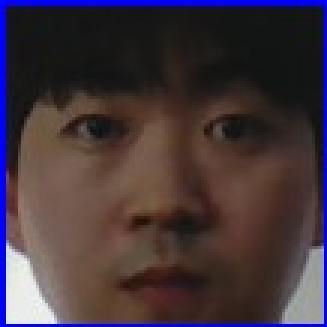
#> input picture style_gen_age_filter/face/now.jpg, 109 x 109 px (shown 3 times larger)
$ python 1.py
#> lines starting #> are read from the running program, lines starting #| are printed output that depends on the picture
# 히스토그램 비교 (histo_compare.py)

import cv2, numpy as np
import matplotlib.pylab as plt

img1 = cv2.imread('now.jpg')
#> img1 is the input picture: shape (109, 109, 3); mean B, G, R 60.7, 53.2, 66.9
img2 = cv2.imread('1.jpg')
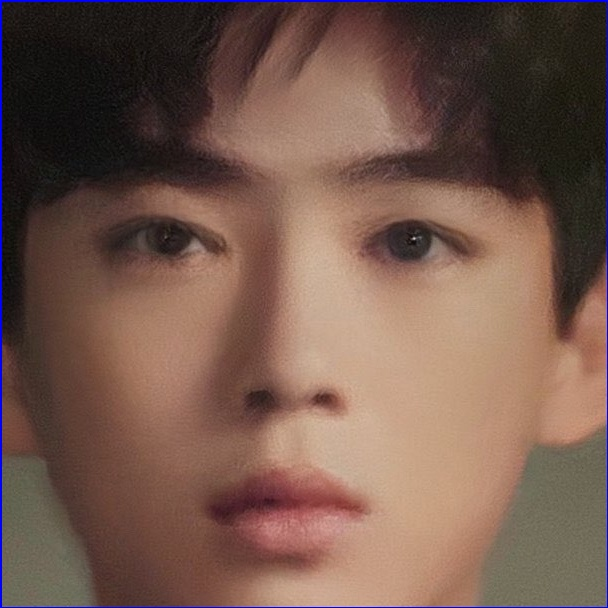
#> input picture style_gen_age_filter/face/1.jpg, 608 x 608 px
#> img2 is the input picture: shape (608, 608, 3); mean B, G, R 77.5, 88.6, 116.4
img3 = cv2.imread('2.jpg')
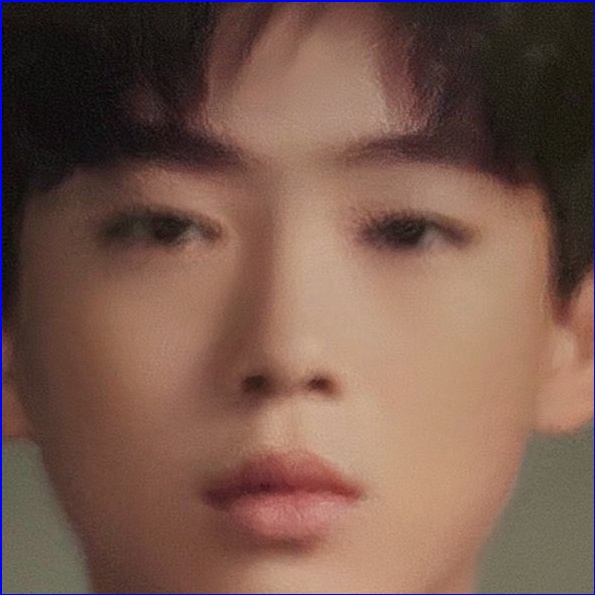
#> input picture style_gen_age_filter/face/2.jpg, 595 x 595 px
#> img3 is the input picture: shape (595, 595, 3); mean B, G, R 77.3, 89.2, 120.1
img4 = cv2.imread('3.jpg')
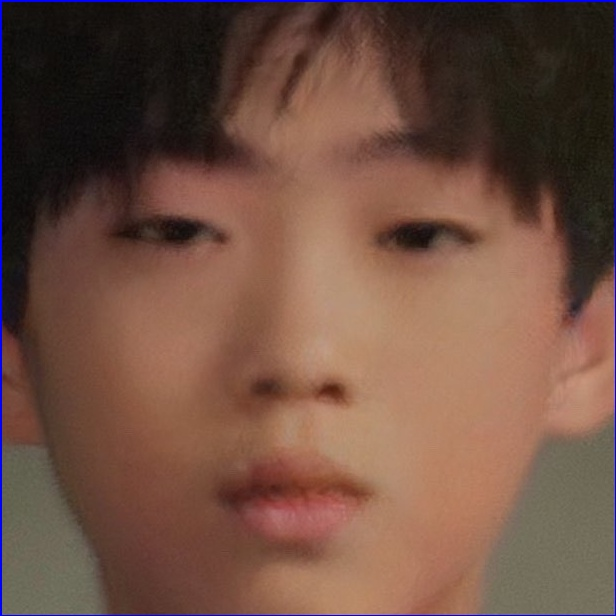
#> input picture style_gen_age_filter/face/3.jpg, 616 x 616 px
#> img4 is the input picture: shape (616, 616, 3); mean B, G, R 66.5, 79.8, 111.8
cv2.imshow('query', img1)
imgs = [img1, img2, img3, img4]
hists = []
for i, img in enumerate(imgs) :
    plt.subplot(1,len(imgs),i+1)
    plt.title('img%d'% (i+1))
    plt.axis('off')
    plt.imshow(img[:,:,::-1])
    #---① 각 이미지를 HSV로 변환
    hsv = cv2.cvtColor(img, cv2.COLOR_BGR2HSV)
    #---② H,S 채널에 대한 히스토그램 계산
    hist = cv2.calcHist([hsv], [0,1], None, [180,256], [0,180,0, 256])
    #---③ 0~1로 정규화
    cv2.normalize(hist, hist, 0, 1, cv2.NORM_MINMAX)
    hists.append(hist)
#> this loop made 4 passes
#> pass 1, `hist = cv2.calcHist([hsv], [0,1], None, [180,256], [0,180,0, 256])`:
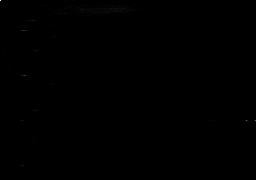
#> hist: shape (180, 256) float32; min 0, max 485, mean 0.3; drawn with min black and max white
#> after the loop, hists = 4 items


query = hists[0]
methods = {'CORREL' :cv2.HISTCMP_CORREL, 'CHISQR':cv2.HISTCMP_CHISQR,
           'INTERSECT':cv2.HISTCMP_INTERSECT,
           'BHATTACHARYYA':cv2.HISTCMP_BHATTACHARYYA}
#> methods = {'CORREL': 0, 'CHISQR': 1, 'INTERSECT': 2, 'BHATTACHARYYA': 3}
for j, (name, flag) in enumerate(methods.items()):
    print('%-10s'%name, end='\t')
    for i, (hist, img) in enumerate(zip(hists, imgs)):
        #---④ 각 메서드에 따라 img1과 각 이미지의 히스토그램 비교
        ret = cv2.compareHist(query, hist, flag)
        if flag == cv2.HISTCMP_INTERSECT: #교차 분석인 경우
            ret = ret/np.sum(query)        #비교대상으로 나누어 1로 정규화
        print("img%d:%7.2f"% (i+1 , ret), end='\t')
    print()
#> this loop made 4 passes
#> name on passes 1 to 4: 'CORREL', 'CHISQR', 'INTERSECT', 'BHATTACHARYYA'
#| CORREL    	img1:   1.00	img2:   0.36	img3:   0.32	img4:   0.29
#| CHISQR    	img1:   0.00	img2:2181.13	img3:2076.49	img4:1237.11
#| INTERSECT 	img1:   1.00	img2:   0.66	img3:   0.63	img4:   0.52
#| BHATTACHARYYA	img1:   0.00	img2:   0.60	img3:   0.60	img4:   0.63
plt.show()
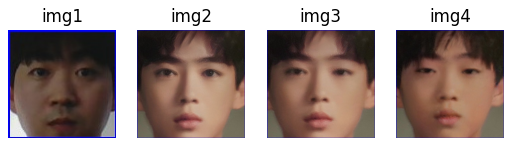
#> figure drawn by matplotlib, 4 panels
